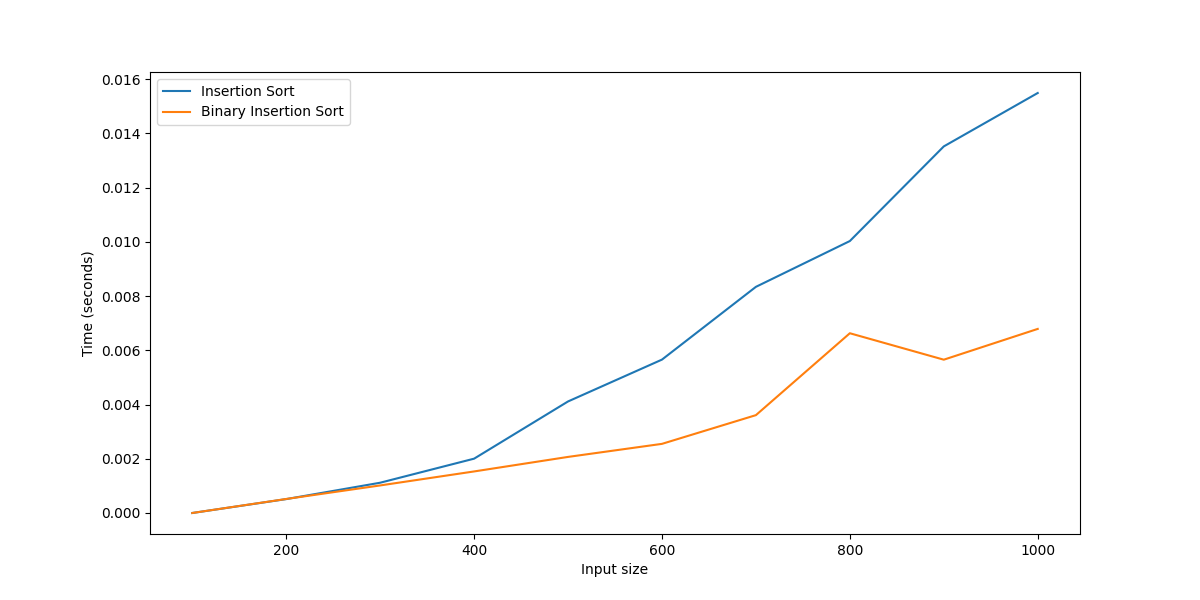

The Python source for this figure:
import time
import random
import matplotlib.pyplot as plt

def insertion_sort(arr):
    for i in range(1, len(arr)):
        key = arr[i]
        j = i - 1
        while j >= 0 and key < arr[j]:
            arr[j + 1] = arr[j]
            j -= 1
        arr[j + 1] = key

def binary_search(arr, key, start, end):
    if start == end:
        if arr[start] > key:
            return start
        else:
            return start + 1

    if start > end:
        return start

    mid = (start + end) // 2
    if arr[mid] < key:
        return binary_search(arr, key, mid + 1, end)
    elif arr[mid] > key:
        return binary_search(arr, key, start, mid - 1)
    else:
        return mid
    
def binary_insertion_sort(arr):
    for i in range(1, len(arr)):
        key = arr[i]
        j = binary_search(arr[0:i], key, 0, i-1)
        arr = arr[:j] + [key] + arr[j:i] + arr[i+1:]
    return arr
    
sizes = []
timesInsertion = []
timesInsertionBinary = []

for n in range(100, 1100, 100):
    arr = [random.randint(0, 1000) for _ in range(n)]  # Generate n random numbers

    start_time = time.time()
    insertion_sort(arr.copy())  # Use a copy to not affect the original array
    end_time = time.time()
    timesInsertion.append(end_time - start_time)

    start_time = time.time()
    binary_insertion_sort(arr.copy())  # Use a copy to not affect the original array
    end_time = time.time()
    timesInsertionBinary.append(end_time - start_time)

    sizes.append(n)

plt.figure(figsize=(12, 6))
plt.plot(sizes, timesInsertion, label='Insertion Sort')
plt.plot(sizes, timesInsertionBinary, label='Binary Insertion Sort')
plt.xlabel('Input size')
plt.ylabel('Time (seconds)')
plt.legend()
plt.savefig('ex5.png')
plt.show()
'''

The binary insertion sort is faster than the regular insertion sort for larger input sizes. 
This is because the binary insertion sort uses binary search to find the correct position for the current element,
which is O(log n), while the regular insertion sort uses a linear search to find the correct position, which is O(n).
Therefore, the binary insertion sort is faster for larger input sizes.
'''